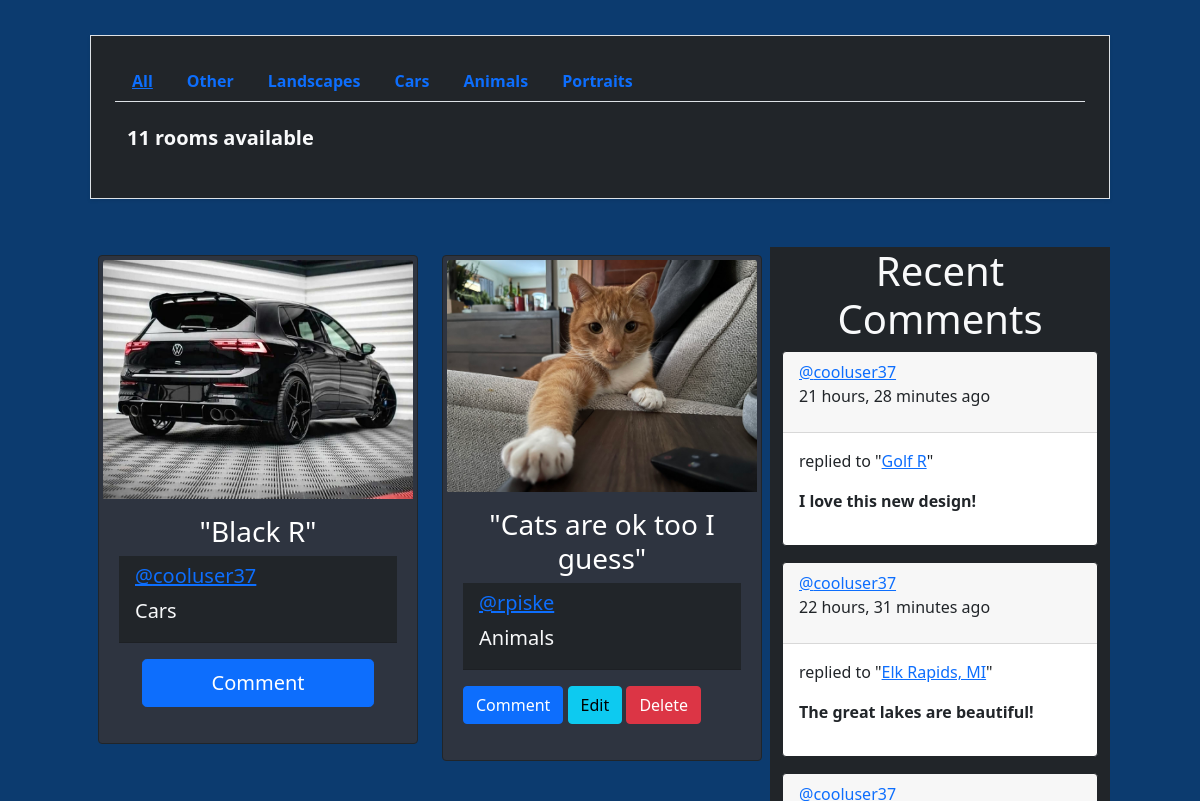
The app's page / (signed in, middle part), older data.
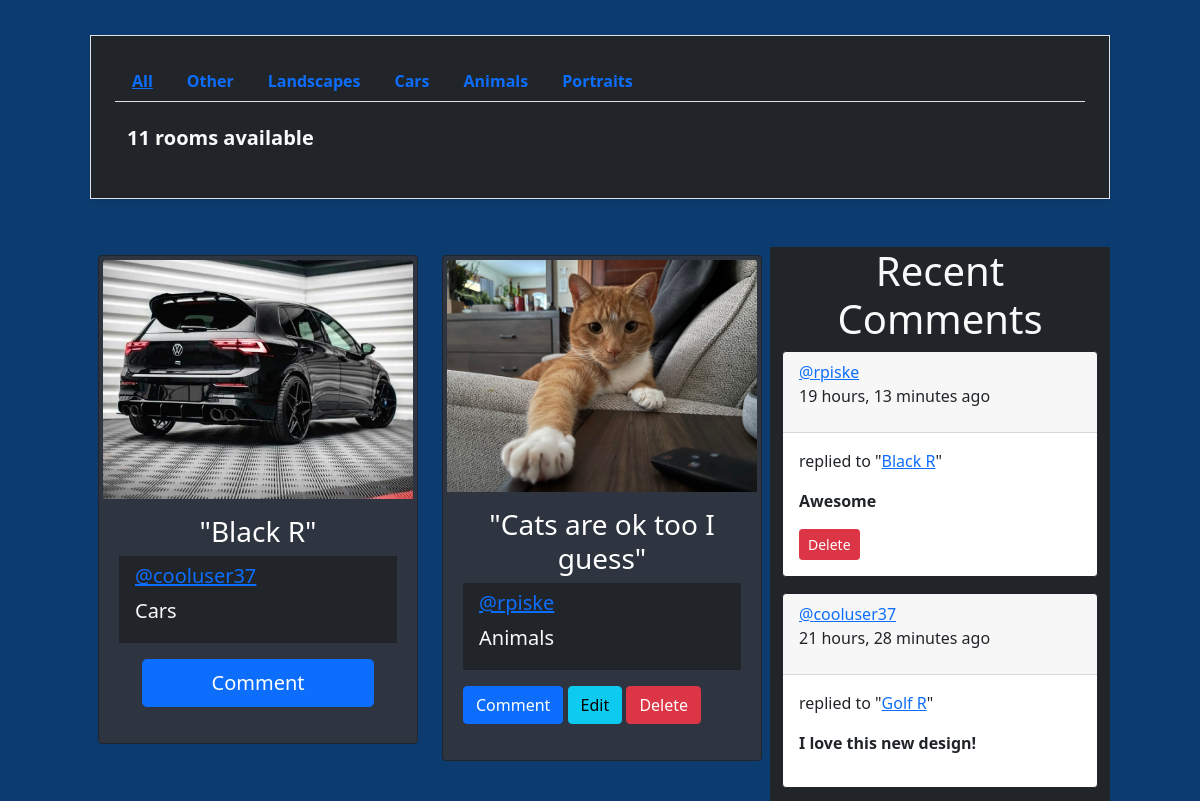
The same page, newer data.
### base/models.py (models this page shows, shortened)
class Topic(models.Model):
    name = models.CharField(max_length=200)

class Room(models.Model):
    host = models.ForeignKey(User, on_delete=models.CASCADE, null=True)
    topic = models.ForeignKey(Topic, on_delete=models.SET_NULL, null=True)
    name = models.CharField(max_length=200)
    description = models.TextField(null=True, blank=True)
    participants = models.ManyToManyField(User, related_name='participants', blank=True)
    updated = models.DateTimeField(auto_now=True)
    created = models.DateTimeField(auto_now_add=True)
    likes = models.ManyToManyField(User, related_name='likes')
    room_main_img = models.ImageField(upload_to='images/', default='')
    class Meta:
        ordering = ['-updated', '-created']
    def __str__(self):
        return self.name

class Message(models.Model):
    user = models.ForeignKey(User, on_delete=models.CASCADE)
    room = models.ForeignKey(Room, on_delete=models.CASCADE)
    body = models.TextField()
    updated = models.DateTimeField(auto_now=True)
    created = models.DateTimeField(auto_now_add=True)
    class Meta:
        ordering = ['-updated', '-created']
    def __str__(self):
        return self.body[0:50]

### base/views.py (the view)
# urls.py: 2. Add a URL to urlpatterns:  path('', views.home, name='home')
def home(request):
    q = request.GET.get('q') if request.GET.get('q') != None else ''
    rooms = Room.objects.filter(
        Q(topic__name__icontains=q) |
        Q(name__icontains=q) |
        Q(description__icontains=q)
    )
    topics = Topic.objects.all()
    room_count = rooms.count()
    room_messages = Message.objects.filter(Q(room__topic__name__icontains=q))
    context = {'rooms': rooms, 'topics': topics,
               'room_count': room_count, 'room_messages': room_messages}
    return render(request, 'base/home.html', context)

### base/templates/base/home.html (shortened to what this page needs)
{% extends 'main.html' %}
{% load static %}
{% if request.user.is_authenticated %}
    {% block content %}
        <div class="container my-5">
            <div class="row m-5 border p-4 bg-dark shadow-sm">
              {% include 'base/topics_component.html' %}
              <h5 class="lead my-4"><span class="fw-bold text-light">{{ room_count }} rooms available</span></h5>
            </div>
            <div class="row m-5">
                <div class="col-lg-8 mb-5 p-2">
                    {% include 'base/feed_component.html' %}
                </div>
                <div class="col-lg-4 bg-dark">
                    {% include 'base/activity_component.html' %}
                </div>
            </div>
        </div>
    {% endblock %}
{% else %}
    <h1 class="display-6">Welcome!</h1>
    <h2 class="display-4">Login to share your photos.</h2>
{% endif %}

### base/templates/base/topics_component.html
<ul class="nav nav-tabs">
      <li class="nav-link justify-content-center fw-bold"><a href="{% url 'home' %}">All</a></li>
      {% for topic in topics %}
          <li><a class="nav-link fw-bold" href="{% url 'home' %}?q={{ topic.name }}">{{ topic.name }}</a></li>
      {% endfor %}
</ul>

### base/templates/base/feed_component.html
<div class="row row-cols-1 row-cols-md-2 g-4">
{% for room in rooms %}
  <div class="col">
    <div class="card border-dark mb-3 p-1" style="background-color: #2e3440">
        <a href="{% url 'room' room.id %}"><img class="card-img-top" src="{{ room.room_main_img.url }}" alt="img-responsive" title="Goto {{ room.name }}"></a>
      <div class="card-body">
      <h3 class="text-white" style="text-align: center">"{{ room.name }}"</h3>
      <div class="card-header bg-dark text-light">
          <h5><a href="{% url 'user-profile' room.host.id %}">@{{ room.host.username }}</a></h5>
        <p class="card-title lead">{{ room.topic.name }}</p>
      </div>
          {% if request.user == room.host %}
              <div class="d-flex-inline my-3 " >
                <a class="btn btn-primary" href="{% url 'room' room.id %}">Comment</a>
                <a class="btn btn-info" href="{% url 'update-room' room.id %}">Edit</a>
                <a class="btn btn-danger mt-auto" href="{% url 'delete-room' room.id %}">Delete</a>
              </div>
          {% else %}
              <div class="d-grid gap-2 col-10 mx-auto my-3">
                <a class="btn btn-lg btn-primary" href="{% url 'room' room.id %}">Comment</a>
              </div>
          {% endif %}
      </div>
    </div>
  </div>
{% endfor %}
</div>

### base/templates/base/activity_component.html
<h3 class="text-center text-light display-6">Recent Comments</h3>
{% for message in room_messages %}
    <div class="card-group">
        <div class="card border-dark mb-3">
            <div class="card-header">
                <a href="{% url 'user-profile' message.user.id %}">@{{ message.user }}</a>
                <p>{{ message.created|timesince }} ago</p>
            </div>
            <div class="card-body text-dark">
                <p class="card-text">replied to "<a href="{% url 'room' message.room.id %}">{{ message.room }}</a>"</p>
                <p class="card-text fw-bold">{{ message }}</p>
                <p class="card-text">
                    {% if request.user == message.user %}
                        <a class="btn btn-danger btn-sm" href="{%  url 'delete-message' message.id %}">Delete</a>
                    {% endif %}
                </p>
            </div>
        </div>
    </div>
{% endfor %}

Row changes from the older to the newer data that the page shows:
no longer on this page (row unchanged): Message: user "cooluser37", created "22 hours, 31 minutes", room "Elk Rapids, MI", body "The great lakes are beautiful!"
added Message: user "rpiske", created "19 hours, 13 minutes", room "Black R", body "Awesome", shows "Delete"
